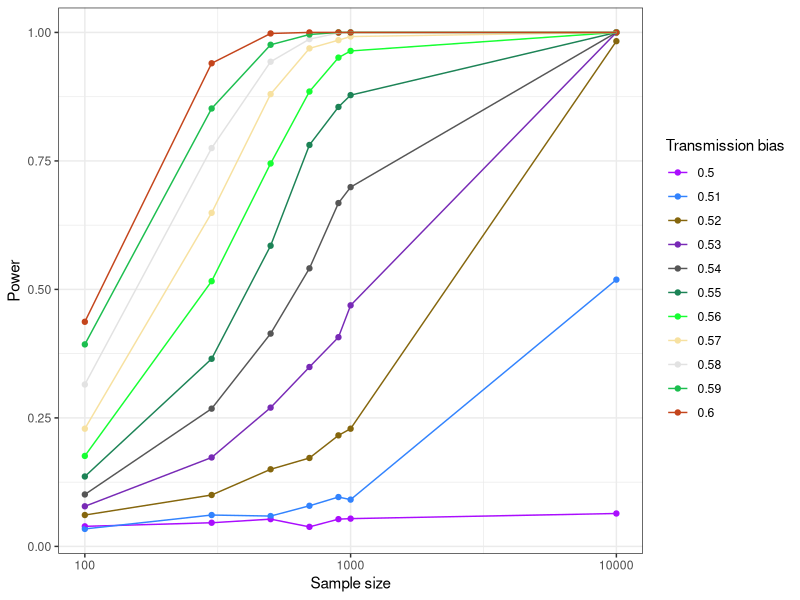

Generate this figure with R:
# Power analysis for TD project: simulate different levels of transmission distortion, see how often we can detect it (# that way if we have a negative result (i.e. can’t find any TD), we know how big of effects we can rule out)

library(data.table)
library(ggplot2)

# simulate data using rbinom() with different amounts of transmission distortion, and then see if you can detect it using a binomial test, while varying the sample size of sperm
# e.g., https://psyteachr.github.io/msc-data-skills/sim.html#binomial, and the function `sim_binomial_test` for an example of how to do this

sim_binom_test <- function(n, bias, p = 0.5) {
  # simulate 1 coin flip n times with the specified bias
  coin <- rbinom(1, n, bias)
  # run a binomial test on the simulated data for the specified p
  btest <- binom.test(coin, n, p)
  # return the p-value of this test
  btest$p.value
}

rate_td <- seq(.5,.6,.01) # different rates of distortion
alpha <- 0.05 # this does not always have to be 0.05

# loop through different sample sizes, we have 974-2,274 gametes per donor, 20 donors
sample_size <- c(1e2, 300, 500, 700, 900, 1e3, 1e4)

# empty data frame to save the info to                         
full_list <- data.frame(matrix(ncol = 7, nrow = 0))

# iterate through the levels of TD, and run the simulation 1000 times 
for(j in rate_td) {
  for(i in sample_size) {
    my_reps <- replicate(1e3, sim_binom_test(n=i,bias=j)) # this holds the p values
    power <- (mean(my_reps < alpha)) # this is power
    df <- data.frame(i,j,power)
    #print(df)
    full_list <- rbind(full_list, df)  
  }
}

td_rate <- as.factor(full_list$j)
ggplot(data = full_list, aes(x = i, y = power,  color = factor(j))) +
  geom_point() +
  geom_line() +
  theme_bw() +
  scale_x_log10() +
  xlab("Sample size") +
  ylab("Power") +
  scale_color_manual(values = unname(palette.colors(11, "Alphabet")), name = "Transmission bias")



# info about -- mean(my_reps < alpha)
# calculate the power of your analysis by checking the proportion of your simulated analyses that have a p-value 
# less than your alpha (the probability of rejecting the null hypothesis when the null hypothesis is true)
# if power prints out 0.70, it means you have 70% power to detect the difference
